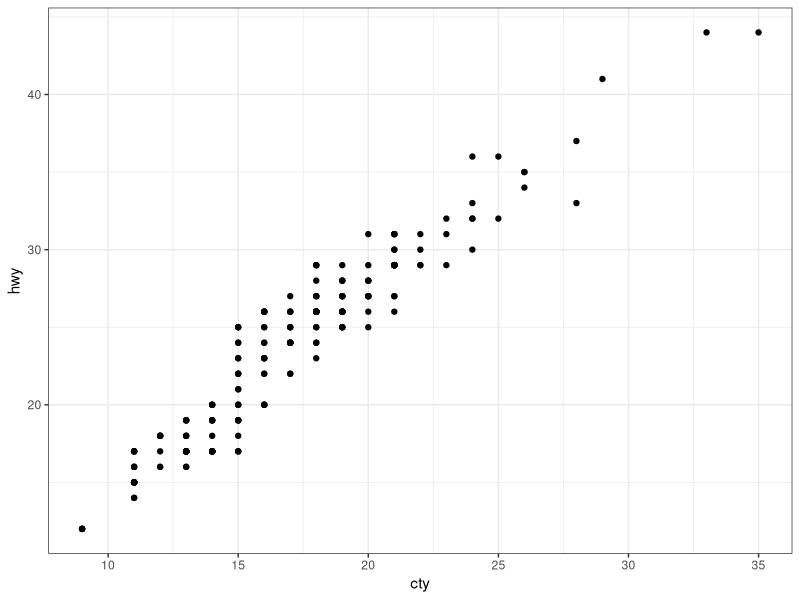
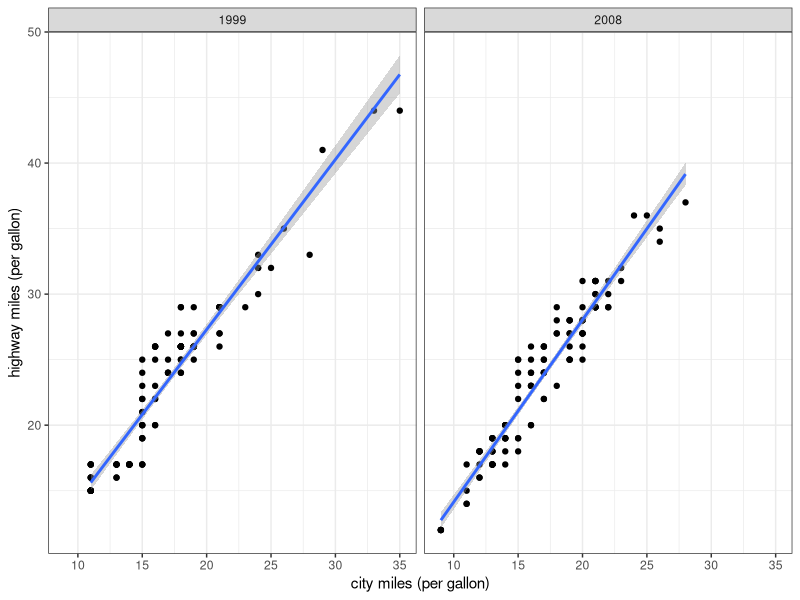
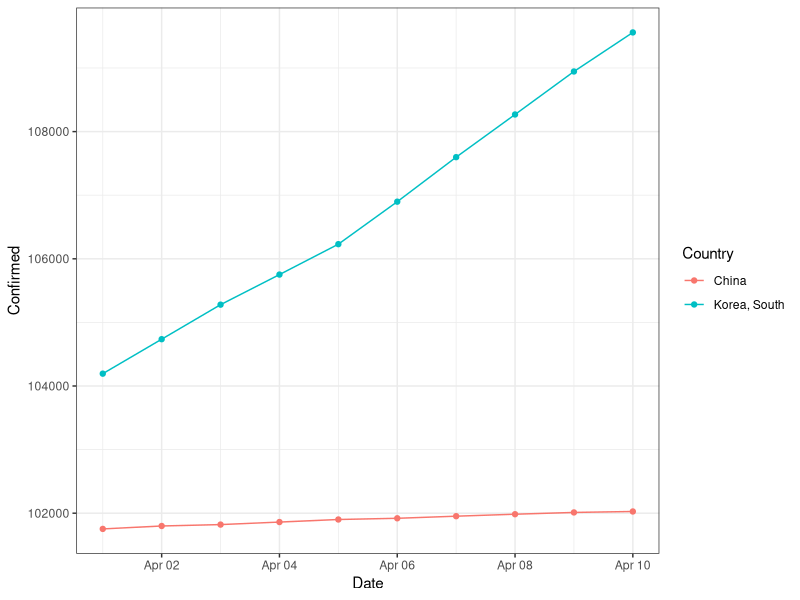
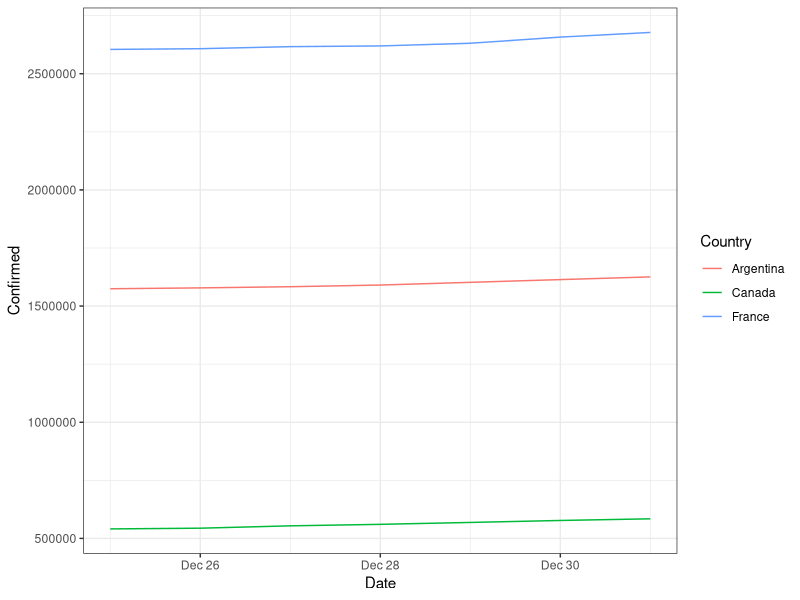

R code for these plots, in order: (Note: this script raises an error after producing the figures.)
## ---- chunk 1
# 請勿更動此 code chunk 程式碼
knitr::opts_chunk$set(echo = TRUE, comment = '#>', error=TRUE, results = 'hold', out.width='70%', fig.align = 'center')

library(readr)
library(dplyr)
library(tibble)
library(ggplot2)
## ---- chunk 2
# Write your code here
artists <- list.files(path = "C:/Users/huang/Rlads/midterm/lyrics", full.names = F)

songs <- list.files(path = "./lyrics/Lady Gaga", full.names = T)
#### Do not modify the code below ####
artists
tail(songs)
# Should print out:
#>  [1] "Ariana Grande" "Billie Eilish" "Cardi B"       "Charlie Puth" 
#>  [5] "Coldplay"      "Dua Lipa"      "Ed Sheeran"    "Katy Perry"   
#>  [9] "Khalid"        "Lady Gaga"     "Nicki Minaj"   "Post Malone"  
#> [13] "Taylor Swift" 
#> [1] "./lyrics/Lady Gaga/HOODIE.txt"           
#> [2] "./lyrics/Lady Gaga/I Like It Rough.txt"  
#> [3] "./lyrics/Lady Gaga/I Wanna Be With U.txt"
#> [4] "./lyrics/Lady Gaga/Imagine.txt"          
#> [5] "./lyrics/Lady Gaga/In Like With You.txt" 
#> [6] "./lyrics/Lady Gaga/Joanne.txt"
## ---- chunk 3
# Write your code here
#這題看不懂，直接上助教解
# Answer 1
lyrics <- vector("list", length(artists))
names(lyrics) <- artists

for (name in artists) {
   fp <- paste0("./lyrics/", name)
   songs <- list.files(path = fp, full.names = T)
   lyrics[[name]] <- songs
}

# Answer 2
lyrics <- lapply(artists, function(x) {
   fp <- paste0("./lyrics/", x)
   list.files(path = fp, full.names = T)
})

# Answer 3 (Answer1精簡版)
lyrics <- list()
for (x in artists) {
  lyrics[[x]] <- list.files(file.path("./lyrics", x), full.names = TRUE)
}

#### Do not modify the code below ####
tail(lyrics[['Taylor Swift']], 3)
tail(lyrics[['Nicki Minaj']], 3)
tail(lyrics[['Ed Sheeran']], 3)
names(lyrics)
# Should print out:
#> [1] "./lyrics/Taylor Swift/You Need To Calm Down.txt"
#> [2] "./lyrics/Taylor Swift/Your Anything.txt"        
#> [3] "./lyrics/Taylor Swift/Your Face.txt"            
#> [1] "./lyrics/Nicki Minaj/Young Forever.txt"     
#> [2] "./lyrics/Nicki Minaj/Young Money Ballaz.txt"
#> [3] "./lyrics/Nicki Minaj/Your Love.txt"         
#> [1] "./lyrics/Ed Sheeran/You Need Me.txt"              
#> [2] "./lyrics/Ed Sheeran/You Need to Cut Your Hair.txt"
#> [3] "./lyrics/Ed Sheeran/You.txt"                      
#>  [1] "Ariana Grande" "Billie Eilish" "Cardi B"       "Charlie Puth" 
#>  [5] "Coldplay"      "Dua Lipa"      "Ed Sheeran"    "Katy Perry"   
#>  [9] "Khalid"        "Lady Gaga"     "Nicki Minaj"   "Post Malone"  
#> [13] "Taylor Swift"
## ---- chunk 4
# 讀入資料
anime <- read_csv('anime.csv')
#### Do not modify the code above ####
## ---- chunk 5
# Write your code here
library(dplyr)
anime <- anime %>% 
  select(Name, Genders, Type, Source, Score, Popularity) %>%
  rename(Genres = Genders) %>%
  mutate(Score_new = round(Score))
#### Do not modify the code below ####
colnames(anime)
cat('\n\n')
anime[11:16, -2]

# Should print out:
#> [1] "Name"       "Genres"     "Type"       "Source"     "Score"     
#> [6] "Popularity" "Score_new" 
#> 
#> 
#> # A tibble: 6 x 6
#>   Name                Type  Source Score Popularity Score_new
#>   <chr>               <chr> <chr>  <dbl>      <dbl>     <dbl>
#> 1 Naruto              TV    Manga   7.91          8         8
#> 2 One Piece           TV    Manga   8.52         31         9
#> 3 Tennis no Ouji-sama TV    Manga   7.9        1039         8
#> 4 Ring ni Kakero 1    TV    Manga   6.38       7333         6
#> 5 School Rumble       TV    Manga   7.94        514         8
#> 6 Sunabouzu           TV    Manga   7.42       1284         7
## ---- chunk 6
# Write your code here
library(dplyr)
anime_summary <- anime %>%
  select(-Genres, -Score_new) %>%
  filter(!is.na(Score)) %>%
  group_by(Type) %>%
  top_n(-3, Popularity) %>%
  arrange(desc(Score))

#### Do not modify the code below ####
head(anime_summary)

# Should print out:
#> # A tibble: 6 x 5
#> # Groups:   Type [2]
#>    Name                                      Type    Source     Score Popularity
#>    <chr>                                     <chr>   <chr>      <dbl>      <dbl>
#>  1 Fullmetal Alchemist: Brotherhood          TV      Manga       9.19          3
#>  2 Sen to Chihiro no Kamikakushi             Movie   Original    8.83         41
#>  3 Mononoke Hime                             Movie   Original    8.72         91
#>  4 Howl no Ugoku Shiro                       Movie   Novel       8.67         98
#>  5 Death Note                                TV      Manga       8.63          1
#>  6 Shingeki no Kyojin                        TV      Manga       8.48          2
## ---- chunk 7
library(ggplot2)
theme_set(theme_bw())

# Write your code here
ggplot(mpg) +
  geom_point(aes(x = cty, y = hwy))
## ---- chunk 8
# Write your code here
ggplot(mpg, mapping = aes(x = cty, y = hwy)) +
  geom_point() +
  geom_smooth(method = "lm") + #  geom_smooth(method="lm", formula = y ~ x)
  facet_wrap(vars(year)) + #facet_wrap(~factor(year))
  labs(x = "city miles (per gallon)", y = "highway miles (per gallon)")
## ---- chunk 9
# 讀入資料
#### Do not modify the code below ####
confirmed <- read_csv("./covid19_confirmed.csv")
## ---- chunk 10
# Write your code here
library(tidyr)
tidydf <- confirmed %>%
  gather(key = "Date", value = "Confirmed", 
         -c("Province", "Country"))
  
#### Do not modify the code below ####
tidydf
# Should print out:
#> # A tibble: 124,122 x 4
#>    Province                     Country             Date    Confirmed
#>    <chr>                        <chr>               <chr>       <dbl>
#>  1 <NA>                         Afghanistan         1/22/20         0
#>  2 <NA>                         Albania             1/22/20         0
#>  3 <NA>                         Algeria             1/22/20         0
#>  4 <NA>                         Andorra             1/22/20         0
#>  5 <NA>                         Angola              1/22/20         0
#>  6 <NA>                         Antigua and Barbuda 1/22/20         0
#>  7 <NA>                         Argentina           1/22/20         0
#>  8 <NA>                         Armenia             1/22/20         0
#>  9 Australian Capital Territory Australia           1/22/20         0
#> 10 New South Wales              Australia           1/22/20         0
#> # ... with 124,112 more rows
## ---- chunk 11
# Write your code here
tidysum <- tidydf %>%
  mutate(Date = as.Date(Date, tryFormats = "%m/%d/%y")) %>%
  group_by(Country, Date) %>%
  summarise(Confirmed = sum(Confirmed)) %>%
  ungroup()
  
#### Do not modify the code below ####
tidysum %>% filter(Country %in% c("Canada", "United Kingdom"), Confirmed > 1000000)
# Should print out:
#> # A tibble: 186 x 3
#>    Country Date       Confirmed
#>    <chr>   <date>         <dbl>
#>  1 Canada  2021-04-03   1005296
#>  2 Canada  2021-04-04   1008808
#>  3 Canada  2021-04-05   1017130
#>  4 Canada  2021-04-06   1027854
#>  5 Canada  2021-04-07   1035242
#>  6 Canada  2021-04-08   1043478
#>  7 Canada  2021-04-09   1052560
#>  8 Canada  2021-04-10   1060052
#>  9 Canada  2021-04-11   1067764
#> 10 Canada  2021-04-12   1078482
#> # ... with 176 more rows
## ---- chunk 12
# If you need the gift, please read the data in this chunk

## ---- chunk 13
# Modify the code below
#Answer 1
compare_plot <- function(df, countries, start, end, point = FALSE) {
  data <- df %>%
    filter(Country %in% countries) %>%
    filter(Date >= start) %>%
    filter(Date <= end)
  
  if(point){
    ggplot(data, mapping = aes(x = Date, y = Confirmed, color = Country)) +
      geom_line() +
      geom_point()
  } else {
    ggplot(data, mapping = aes(x = Date, y = Confirmed, color = Country)) +
      geom_line()
  }
}

#Answer 2
compare_plot <- function(df, countries, start, end, point = FALSE) {
  data <- df %>%
    filter(Country %in% countries, Date >= as.Date(start) & Date <= as.Date(end))
  ggplot(data = data, aes(x = Date, y = Confirmed, color = Country)) +
    geom_line() +
    if (point) geom_point()
}
## ---- chunk 14
#### Do not modify the code below ####
# Should be like Figure. covid_a
compare_plot(tidysum, c("China", "Korea, South"), "2021-04-01", "2021-04-10", TRUE)

#### Do not modify the code below ####
# Should be like Figure. covid_b
compare_plot(tidysum, c("Canada", "Argentina", "France"), "2020-12-25", "2020-12-31")
## ---- chunk 15
knitr::include_graphics("img/moderator.png")
## ---- chunk 16
      rbinom(n = 3, size = 1, prob = 0.7)
## ---- chunk 17
set.seed(190)
#### Do not modify the code above ####

N <- 500
dad <- rnorm(N)
mom <- rnorm(N)
gender <- rbinom(N, size = 1, prob = 0.55)  # Bernoulli,  1: male,  0: female

# Write your code here
kid <- rnorm(N, mean = ifelse(gender==1, 1.5*dad + mom, 1.5*mom + dad))

df <- data.frame(dad, mom, gender, kid)

#助教解
# Simulate kid's skill (moderated by gender)
kid <- vector("double", length = N)
for (i in seq_along(gender)) {
  # Differential effects based on kid's gender
  if (gender[i] == 1) 
    m <- 1.5*dad[i] + 1.0*mom[i]
  else 
    m <- 1.0*dad[i] + 1.5*mom[i]
  kid[i] <- rnorm(n = 1, mean = m)
}

df <- data.frame(
  dad = dad,
  mom = mom,
  gender = gender,
  kid = kid
)
#### Do not modify the code below ####
tail(df, 10)
summary(df)
# Should print out:
#>             dad        mom gender        kid
#> 491  0.39742373 -3.1746860      1 -3.6361269
#> 492  0.05349804  0.1558408      1 -0.8539515
#> 493  0.36071734  0.1115669      1  0.8258999
#> 494  0.94195740  1.0810747      0  3.1703803
#> 495  0.39592784 -0.8354654      0 -2.0449140
#> 496  0.91671870  0.1557979      1  1.0999368
#> 497  0.14715859  0.7863578      0  0.2715137
#> 498 -0.56556242  0.6051137      1 -0.2888568
#> 499 -0.13921002  3.0161313      1  3.0278126
#> 500 -0.03405183 -0.3603594      1  0.8489946
#>       dad                 mom               gender           kid         
#>  Min.   :-2.843564   Min.   :-3.17469   Min.   :0.000   Min.   :-6.0272  
#>  1st Qu.:-0.654175   1st Qu.:-0.57318   1st Qu.:0.000   1st Qu.:-1.2959  
#>  Median :-0.020412   Median : 0.09085   Median :1.000   Median : 0.0912  
#>  Mean   : 0.008413   Mean   : 0.08744   Mean   :0.512   Mean   : 0.1638  
#>  3rd Qu.: 0.709016   3rd Qu.: 0.77380   3rd Qu.:1.000   3rd Qu.: 1.6481  
#>  Max.   : 2.772793   Max.   : 3.09273   Max.   :1.000   Max.   : 6.2474
